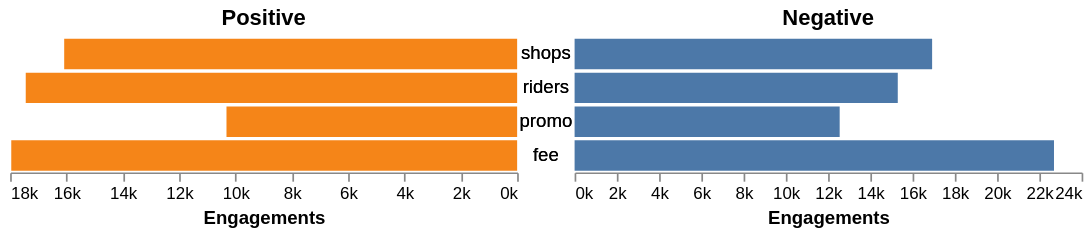

This figure's Vega-Lite source:
### Vega-Lite specification from a JSON file in a GitHub repository (floating-point values rounded to 4 significant figures)
{"$schema": "https://vega.github.io/schema/vega-lite/v5.json", "description": "A Engagements pyramid for the US in 2000.", "data": {"values": [[1, "fee", 17960], [1, "riders", 17446], [1, "shops", 16081], [1, "promo", 10319], [-1, "fee", 22693], [-1, "riders", 15298], [-1, "promo", 12548], [-1, "shops", 16924]]}, "spacing": 0, "hconcat": [{"transform": [{"filter": {"field": "0", "equal": 1}}], "title": "Positive", "mark": "bar", "encoding": {"y": {"field": "1", "axis": null, "sort": "descending"}, "x": {"aggregate": "sum", "field": "2", "title": "Engagements", "axis": {"format": "s"}, "sort": "descending"}, "color": {"field": "0", "legend": null}}}, {"width": 20, "view": {"stroke": null}, "mark": {"type": "text", "align": "center"}, "encoding": {"y": {"field": "1", "type": "ordinal", "axis": null, "sort": "descending"}, "text": {"field": "1", "type": "ordinal"}}}, {"transform": [{"filter": {"field": "0", "equal": -1}}], "title": "Negative", "mark": "bar", "encoding": {"y": {"field": "1", "title": null, "axis": null, "sort": "descending"}, "x": {"aggregate": "sum", "field": "2", "title": "Engagements", "axis": {"format": "s"}}, "color": {"field": "0", "legend": null}}}], "config": {"view": {"stroke": null}, "axis": {"grid": false}}}
